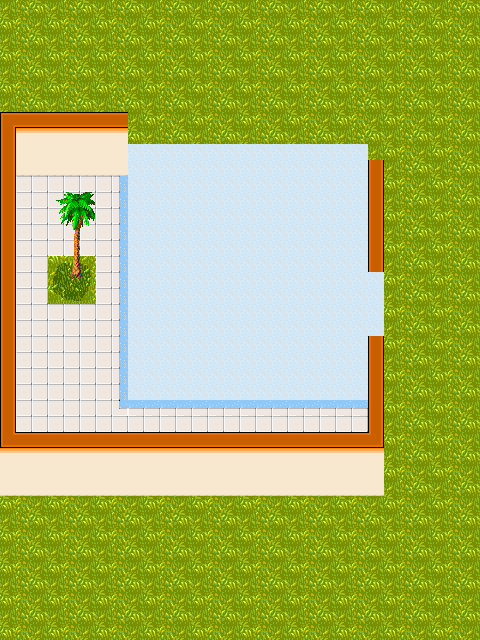

A 2D game scene composited from a Tiled map and its tileset images. What follows is a short description and the map's XML, with every tile layer's data as written:
An orthogonal 30x40 tile map with 16x16 px tiles, 2 tile layers (Tile Layer 1, Tile Layer 2).

<map version="1.0" orientation="orthogonal" renderorder="right-down" width="30" height="40" tilewidth="16" tileheight="16" nextobjectid="1">
 <tileset firstgid="1" name="Capsule Corp" tilewidth="16" tileheight="16" tilecount="480" columns="30">
  <image source="chipsets/capsulecorp.png" width="480" height="256" />
 </tileset>
 <layer name="Tile Layer 1" width="30" height="40">
  <data encoding="csv">
241,242,243,241,242,243,241,242,243,241,242,243,241,242,243,241,242,243,241,242,243,241,242,243,241,242,243,241,242,243,
271,272,273,271,272,273,271,272,273,271,272,273,271,272,273,271,272,273,271,272,273,271,272,273,271,272,273,271,272,273,
301,302,303,301,302,303,301,302,303,301,302,303,301,302,303,301,302,303,301,302,303,301,302,303,301,302,303,301,302,303,
331,332,333,331,332,333,331,332,333,331,332,333,331,332,333,331,332,333,331,332,333,331,332,333,331,332,333,331,332,333,
241,242,243,241,242,243,241,242,243,241,242,243,241,242,243,241,242,243,241,242,243,241,242,243,241,242,243,241,242,243,
271,272,273,271,272,273,271,272,273,271,272,273,271,272,273,271,272,273,271,272,273,271,272,273,271,272,273,271,272,273,
301,302,303,301,302,303,301,302,303,301,302,303,301,302,303,301,302,303,301,302,303,301,302,303,301,302,303,301,302,303,
357,14,14,14,14,14,14,14,333,331,332,333,331,332,333,331,332,333,331,332,333,331,332,333,331,332,333,331,332,333,
43,44,44,44,44,44,44,44,243,241,242,243,241,242,243,241,242,243,241,242,243,241,242,243,241,242,243,241,242,243,
43,74,74,74,74,74,74,74,314,314,314,314,314,314,314,314,314,314,314,314,314,314,314,273,271,272,273,271,272,273,
43,104,104,104,104,104,104,104,314,314,314,314,314,314,314,314,314,314,314,314,314,314,314,43,301,302,303,301,302,303,
43,133,133,133,133,133,133,313,314,314,314,314,314,314,314,314,314,314,314,314,314,314,314,43,331,332,333,331,332,333,
43,133,133,133,133,133,133,313,314,314,314,314,314,314,314,314,314,314,314,314,314,314,314,43,241,242,243,241,242,243,
43,133,133,133,133,133,133,313,314,314,314,314,314,314,314,314,314,314,314,314,314,314,314,43,271,272,273,271,272,273,
43,133,133,133,133,133,133,313,314,314,314,314,314,314,314,314,314,314,314,314,314,314,314,43,301,302,303,301,302,303,
43,133,133,133,133,133,133,313,314,314,314,314,314,314,314,314,314,314,314,314,314,314,314,43,331,332,333,331,332,333,
43,133,133,394,395,396,133,313,314,314,314,314,314,314,314,314,314,314,314,314,314,314,314,43,241,242,243,241,242,243,
43,133,133,424,425,426,133,313,314,314,314,314,314,314,314,314,314,314,314,314,314,314,314,314,271,272,273,271,272,273,
43,133,133,454,455,456,133,313,314,314,314,314,314,314,314,314,314,314,314,314,314,314,314,314,301,302,303,301,302,303,
43,133,133,133,133,133,133,313,314,314,314,314,314,314,314,314,314,314,314,314,314,314,314,314,331,332,333,331,332,333,
43,133,133,133,133,133,133,313,314,314,314,314,314,314,314,314,314,314,314,314,314,314,314,314,241,242,243,241,242,243,
43,133,133,133,133,133,133,313,314,314,314,314,314,314,314,314,314,314,314,314,314,314,314,43,271,272,273,271,272,273,
43,133,133,133,133,133,133,313,314,314,314,314,314,314,314,314,314,314,314,314,314,314,314,43,301,302,303,301,302,303,
43,133,133,133,133,133,133,313,314,314,314,314,314,314,314,314,314,314,314,314,314,314,314,43,331,332,333,331,332,333,
43,133,133,133,133,133,133,313,314,314,314,314,314,314,314,314,314,314,314,314,314,314,314,43,241,242,243,241,242,243,
327,133,133,133,133,133,133,446,223,223,223,223,223,223,223,223,223,223,223,223,223,223,223,43,271,272,273,271,272,273,
327,133,133,133,133,133,133,133,133,133,133,133,133,133,133,133,133,133,133,133,133,133,133,43,301,302,303,301,302,303,
297,14,14,14,14,14,14,14,14,14,14,14,14,14,14,14,14,14,14,14,14,14,14,13,331,332,333,331,332,333,
44,44,44,44,44,44,44,44,44,44,44,44,44,44,44,44,44,44,44,44,44,44,44,44,241,242,243,241,242,243,
74,74,74,74,74,74,74,74,74,74,74,74,74,74,74,74,74,74,74,74,74,74,74,74,271,272,273,271,272,273,
104,104,104,104,104,104,104,104,104,104,104,104,104,104,104,104,104,104,104,104,104,104,104,104,241,242,243,241,242,243,
271,272,273,271,272,273,271,272,273,271,272,273,271,272,273,271,272,273,271,272,273,271,272,273,271,272,273,271,272,273,
301,302,303,301,302,303,301,302,303,301,302,303,301,302,303,301,302,303,301,302,303,301,302,303,301,302,303,301,302,303,
331,332,333,331,332,333,331,332,333,331,332,333,331,332,333,331,332,333,331,332,333,331,332,333,331,332,333,331,332,333,
241,242,243,241,242,243,241,242,243,241,242,243,241,242,243,241,242,243,241,242,243,241,242,243,241,242,243,241,242,243,
271,272,273,271,272,273,271,272,273,271,272,273,271,272,273,271,272,273,271,272,273,271,272,273,271,272,273,271,272,273,
301,302,303,301,302,303,301,302,303,301,302,303,301,302,303,301,302,303,301,302,303,301,302,303,301,302,303,301,302,303,
331,332,333,331,332,333,331,332,333,331,332,333,331,332,333,331,332,333,331,332,333,331,332,333,331,332,333,331,332,333,
241,242,243,241,242,243,241,242,243,241,242,243,241,242,243,241,242,243,241,242,243,241,242,243,241,242,243,241,242,243,
271,272,273,271,272,273,271,272,273,271,272,273,271,272,273,271,272,273,271,272,273,271,272,273,271,272,273,271,272,273
</data>
 </layer>
 <layer name="Tile Layer 2" width="30" height="40">
  <data encoding="csv">
0,0,0,0,0,0,0,0,0,0,0,0,0,0,0,0,0,0,0,0,0,0,0,0,0,0,0,0,0,0,
0,0,0,0,0,0,0,0,0,0,0,0,0,0,0,0,0,0,0,0,0,0,0,0,0,0,0,0,0,0,
0,0,0,0,0,0,0,0,0,0,0,0,0,0,0,0,0,0,0,0,0,0,0,0,0,0,0,0,0,0,
0,0,0,0,0,0,0,0,0,0,0,0,0,0,0,0,0,0,0,0,0,0,0,0,0,0,0,0,0,0,
0,0,0,0,0,0,0,0,0,0,0,0,0,0,0,0,0,0,0,0,0,0,0,0,0,0,0,0,0,0,
0,0,0,0,0,0,0,0,0,0,0,0,0,0,0,0,0,0,0,0,0,0,0,0,0,0,0,0,0,0,
0,0,0,0,0,0,0,0,0,0,0,0,0,0,0,0,0,0,0,0,0,0,0,0,0,0,0,0,0,0,
0,0,0,0,0,0,0,0,0,0,0,0,0,0,0,0,0,0,0,0,0,0,0,0,0,0,0,0,0,0,
0,0,0,0,0,0,0,0,0,0,0,0,0,0,0,0,0,0,0,0,0,0,0,0,0,0,0,0,0,0,
0,0,0,0,0,0,0,0,0,0,0,0,0,0,0,0,0,0,0,0,0,0,0,0,0,0,0,0,0,0,
0,0,0,0,0,0,0,0,0,0,0,0,0,0,0,0,0,0,0,0,0,0,0,0,0,0,0,0,0,0,
0,0,0,0,0,0,0,0,0,0,0,0,0,0,0,0,0,0,0,0,0,0,0,0,0,0,0,0,0,0,
0,0,0,208,209,210,0,0,0,0,0,0,0,0,0,0,0,0,0,0,0,0,0,0,0,0,0,0,0,0,
0,0,0,238,239,240,0,0,0,0,0,0,0,0,0,0,0,0,0,0,0,0,0,0,0,0,0,0,0,0,
0,0,0,268,269,270,0,0,0,0,0,0,0,0,0,0,0,0,0,0,0,0,0,0,0,0,0,0,0,0,
0,0,0,298,299,300,0,0,0,0,0,0,0,0,0,0,0,0,0,0,0,0,0,0,0,0,0,0,0,0,
0,0,0,328,329,330,0,0,0,0,0,0,0,0,0,0,0,0,0,0,0,0,0,0,0,0,0,0,0,0,
0,0,0,358,359,360,0,0,0,0,0,0,0,0,0,0,0,0,0,0,0,0,0,0,0,0,0,0,0,0,
0,0,0,0,0,0,0,0,0,0,0,0,0,0,0,0,0,0,0,0,0,0,0,0,0,0,0,0,0,0,
0,0,0,0,0,0,0,0,0,0,0,0,0,0,0,0,0,0,0,0,0,0,0,0,0,0,0,0,0,0,
0,0,0,0,0,0,0,0,0,0,0,0,0,0,0,0,0,0,0,0,0,0,0,0,0,0,0,0,0,0,
0,0,0,0,0,0,0,0,0,0,0,0,0,0,0,0,0,0,0,0,0,0,0,0,0,0,0,0,0,0,
0,0,0,0,0,0,0,0,0,0,0,0,0,0,0,0,0,0,0,0,0,0,0,0,0,0,0,0,0,0,
0,0,0,0,0,0,0,0,0,0,0,0,0,0,0,0,0,0,0,0,0,0,0,0,0,0,0,0,0,0,
0,0,0,0,0,0,0,0,0,0,0,0,0,0,0,0,0,0,0,0,0,0,0,0,0,0,0,0,0,0,
0,0,0,0,0,0,0,0,0,0,0,0,0,0,0,0,0,0,0,0,0,0,0,0,0,0,0,0,0,0,
0,0,0,0,0,0,0,0,0,0,0,0,0,0,0,0,0,0,0,0,0,0,0,0,0,0,0,0,0,0,
0,0,0,0,0,0,0,0,0,0,0,0,0,0,0,0,0,0,0,0,0,0,0,0,0,0,0,0,0,0,
0,0,0,0,0,0,0,0,0,0,0,0,0,0,0,0,0,0,0,0,0,0,0,0,0,0,0,0,0,0,
0,0,0,0,0,0,0,0,0,0,0,0,0,0,0,0,0,0,0,0,0,0,0,0,0,0,0,0,0,0,
0,0,0,0,0,0,0,0,0,0,0,0,0,0,0,0,0,0,0,0,0,0,0,0,0,0,0,0,0,0,
0,0,0,0,0,0,0,0,0,0,0,0,0,0,0,0,0,0,0,0,0,0,0,0,0,0,0,0,0,0,
0,0,0,0,0,0,0,0,0,0,0,0,0,0,0,0,0,0,0,0,0,0,0,0,0,0,0,0,0,0,
0,0,0,0,0,0,0,0,0,0,0,0,0,0,0,0,0,0,0,0,0,0,0,0,0,0,0,0,0,0,
0,0,0,0,0,0,0,0,0,0,0,0,0,0,0,0,0,0,0,0,0,0,0,0,0,0,0,0,0,0,
0,0,0,0,0,0,0,0,0,0,0,0,0,0,0,0,0,0,0,0,0,0,0,0,0,0,0,0,0,0,
0,0,0,0,0,0,0,0,0,0,0,0,0,0,0,0,0,0,0,0,0,0,0,0,0,0,0,0,0,0,
0,0,0,0,0,0,0,0,0,0,0,0,0,0,0,0,0,0,0,0,0,0,0,0,0,0,0,0,0,0,
0,0,0,0,0,0,0,0,0,0,0,0,0,0,0,0,0,0,0,0,0,0,0,0,0,0,0,0,0,0,
0,0,0,0,0,0,0,0,0,0,0,0,0,0,0,0,0,0,0,0,0,0,0,0,0,0,0,0,0,0
</data>
 </layer>
</map>